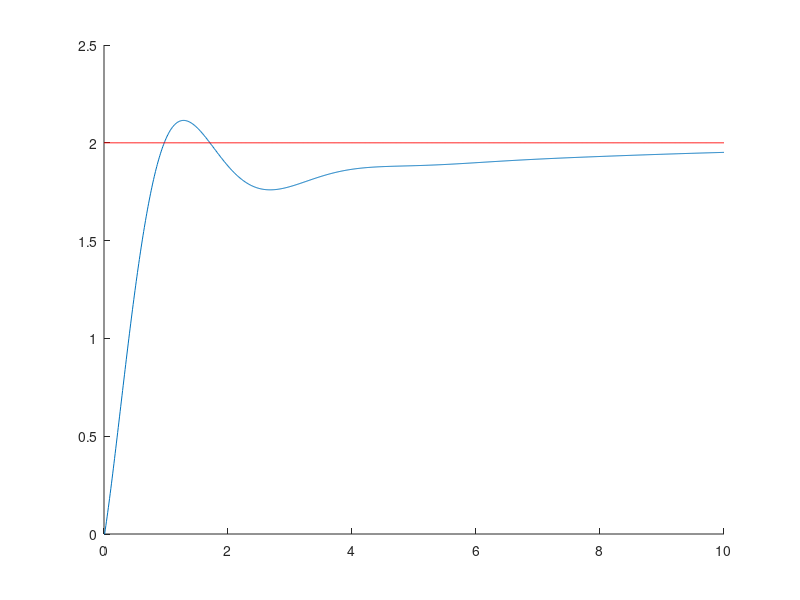

Source code (MATLAB):
clc
clear all
close all

m=1;
k=1;
b=1.5;
F=1;

t0=0;
dt=.01;
tf=10;
t=t0:dt:tf;

sp=2*ones(1,length(t));
e=0*ones(1,length(t)+1);
ep=0*ones(1,length(t)+1);
ei=0*ones(1,length(t)+1);

x(1)=0;
xp(1)=0;

for i=1:length(t)-1
xpp(i)=(F-b*xp(i)-k*x(i))/m;
xp(i+1)=sum(xpp*dt);
x(i+1)=sum(xp*dt);
e(i+1)=sp(i)-x(i);
ep(i)=(e(i+1)-e(i))/dt;
ei(i)=sum(e*dt);
F=e(i+1)*5+ep(i)+ei(i);
end

hold on
plot(t,x)
plot(t,sp,'r')
hold off
